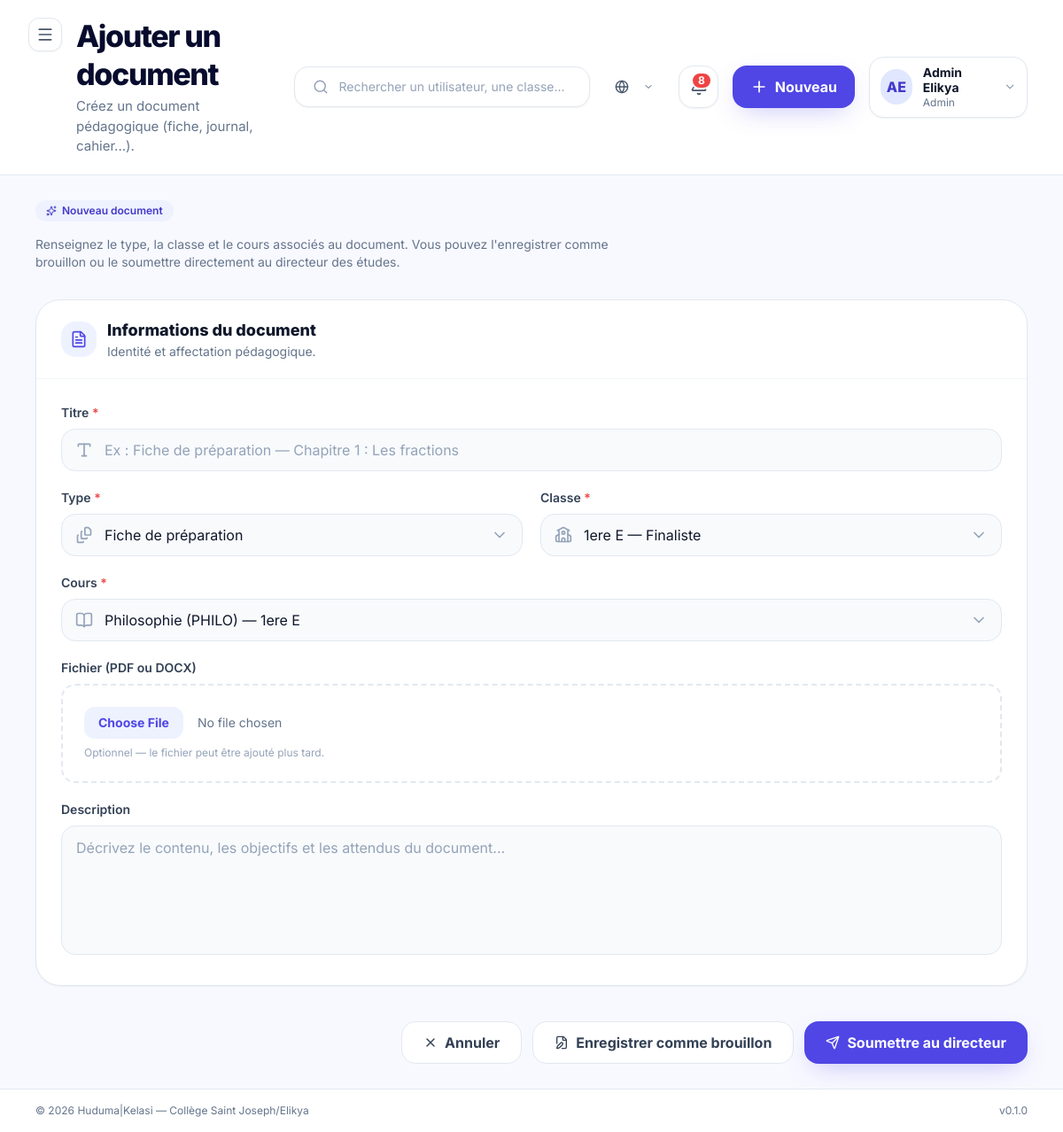
/pedagogy/ajouter/ (signed in), run on the app's committed database.
### apps/accounts/models.py (models this page shows, shortened)
class User(AbstractBaseUser, PermissionsMixin, BaseModel):
    email = models.EmailField(
        unique=True,
        verbose_name=_("Email"),
        help_text=_("Adresse email utilisée comme identifiant de connexion."),
    )
    first_name = models.CharField(
        max_length=80,
        verbose_name=_("Prénom"),
    )
    last_name = models.CharField(
        max_length=80,
        verbose_name=_("Nom"),
    )
    role = models.CharField(
        max_length=30,
        choices=UserRole.choices,
        default=UserRole.ELEVE,
        verbose_name=_("Rôle"),
        help_text=_("Rôle de l'utilisateur dans la plateforme."),
    )
    phone = models.CharField(
        max_length=30,
        blank=True,
        default="",
        verbose_name=_("Téléphone"),
    )
    avatar = models.ImageField(
        upload_to="avatars/",
        blank=True,
        null=True,
        verbose_name=_("Avatar"),
    )
    is_active = models.BooleanField(
        default=True,
        verbose_name=_("Actif"),
    )
    is_staff = models.BooleanField(
        default=False,
        verbose_name=_("Accès admin Django"),
    )
    date_joined = models.DateTimeField(
        auto_now_add=True,
        verbose_name=_("Date d'inscription"),
    )
    USERNAME_FIELD = "email"
    REQUIRED_FIELDS = ["first_name", "last_name"]
    objects = UserManager()
    class Meta:
        verbose_name = _("Utilisateur")
        verbose_name_plural = _("Utilisateurs")
        ordering = ["last_name", "first_name"]
        indexes = [
            models.Index(fields=["role"]),
            models.Index(fields=["is_active"]),
        ]
    @property
    def full_name(self) -> str:
        return f"{self.first_name} {self.last_name}".strip()
    @property
    def short_label(self) -> str:
        return ROLE_SHORT_LABELS.get(self.role, self.role)
    @property
    def initials(self) -> str:
        first = (self.first_name or "").strip()
        last = (self.last_name or "").strip()
        if first and last:
            return f"{first[0]}{last[0]}".upper()
        if first:
            return first[0].upper()
        if self.email:
            return self.email[0].upper()
        return "?"

### apps/pedagogy/views.py (the view, shortened to what this page needs)
# urls.py: path("ajouter/", DocumentCreateView.as_view(), name="document_add"),
class DocumentCreateView(RoleRequiredMixin, View):
    allowed_roles = [UserRole.ADMIN, UserRole.ENSEIGNANT]
    template_name = "pages/admin/documents/ajouter.html"
    def get(self, request):
        user = self.request.user
        if user.role == UserRole.ENSEIGNANT:
            classes = Classe.objects.filter(titulaire=user)
            cours_list = Cours.objects.filter(enseignant=user)
        else:
            classes = Classe.objects.all()
            cours_list = Cours.objects.select_related("classe").all()
        ctx = {
            "page_title": "Ajouter un document",
            "page_subtitle": "Créez un document pédagogique (fiche, journal, cahier...).",
            "classes": classes,
            "cours_list": cours_list,
            "type_choices": DocumentPedagogique.Type.choices,
        }
        return render(request, self.template_name, ctx)

### apps/core/context_processors.py (called while the page is built)
def _get_unread_count(user):
    try:
        from apps.notifications.models import Notification
        return Notification.objects.filter(destinataire=user, lu=False).count()
    except Exception:
        return 0

### apps/core/managers.py (called while the page is built)
    def get_queryset(self):
        return super().get_queryset().filter(deleted_at__isnull=True)

### apps/core/mixins.py (called while the page is built)
    def dispatch(self, request, *args, **kwargs):
        user = request.user
        if not user.is_authenticated:
            return self.handle_no_permission()
        if self.allowed_roles and user.role not in self.allowed_roles:
            raise PermissionDenied(
                "Votre rôle ne vous permet pas d'accéder à cette page."
            )
        return super().dispatch(request, *args, **kwargs)

### templates/pages/admin/documents/ajouter.html (shortened to what this page needs)
{% extends "layouts/dashboard.html" %}
{% load huduma_tags %}
{% load static %}
{% block content %}
  <section class="mb-8">
    <span class="inline-flex items-center gap-1.5 px-3 py-1 rounded-full bg-indigo-50 text-indigo-700 font-semibold text-xs mb-4">
      <i data-lucide="sparkles" class="w-3 h-3"></i>
      {% if doc %}Modifier le document{% else %}Nouveau document{% endif %}
    </span>
    <p class="text-sm text-slate-500 max-w-2xl">
      Renseignez le type, la classe et le cours associés au document.
      Vous pouvez l'enregistrer comme brouillon ou le soumettre directement au directeur des études.
    </p>
  </section>
  <form method="post" {% if doc %}action="{% url 'pedagogy:document_edit' doc.pk %}"{% else %}action="{% url 'pedagogy:document_add' %}"{% endif %} enctype="multipart/form-data" class="space-y-8">
    <section class="bg-white border border-slate-200 rounded-[28px] shadow-sm overflow-hidden">
      <div class="px-7 py-5 border-b border-slate-100 flex items-center gap-3">
        <div class="w-10 h-10 rounded-2xl bg-indigo-50 flex items-center justify-center">
          <i data-lucide="file-text" class="w-5 h-5 text-indigo-600"></i>
        </div>
        <div>
          <h3 class="text-lg font-extrabold text-slate-900">Informations du document</h3>
          <p class="text-sm text-slate-500">Identité et affectation pédagogique.</p>
        </div>
      </div>
      <div class="p-7 grid grid-cols-1 md:grid-cols-2 gap-5">
        <div class="md:col-span-2">
          <label for="titre" class="block text-sm font-semibold text-slate-700 mb-2">
            Titre <span class="text-red-500">*</span>
          </label>
          <div class="relative">
            <input type="text" name="titre" id="titre" required
              value="{% if doc %}{{ doc.titre }}{% endif %}"
              placeholder="Ex : Fiche de préparation — Chapitre 1 : Les fractions"
              class="w-full h-12 pl-12 pr-4 rounded-2xl border border-slate-200 bg-slate-50 focus:bg-white focus:border-indigo-500 focus:ring-4 focus:ring-indigo-100 outline-none transition-all text-slate-900 placeholder:text-slate-400">
          </div>
        </div>
        <div>
          <label for="type" class="block text-sm font-semibold text-slate-700 mb-2">
            Type <span class="text-red-500">*</span>
          </label>
          <div class="relative">
            <select name="type" id="type" required
              class="w-full h-12 pl-12 pr-10 rounded-2xl border border-slate-200 bg-slate-50 focus:bg-white focus:border-indigo-500 focus:ring-4 focus:ring-indigo-100 outline-none transition-all text-slate-900 appearance-none cursor-pointer">
              {% for value, label in type_choices %}
                <option value="{{ value }}" {% if doc and doc.type == value %}selected{% endif %}>{{ label }}</option>
              {% endfor %}
            </select>
          </div>
        </div>
        <div>
          <label for="classe" class="block text-sm font-semibold text-slate-700 mb-2">
            Classe <span class="text-red-500">*</span>
          </label>
          <div class="relative">
            <select name="classe" id="classe" required
              class="w-full h-12 pl-12 pr-10 rounded-2xl border border-slate-200 bg-slate-50 focus:bg-white focus:border-indigo-500 focus:ring-4 focus:ring-indigo-100 outline-none transition-all text-slate-900 appearance-none cursor-pointer">
              {% for classe in classes %}
                <option value="{{ classe.pk }}" {% if doc and doc.classe_id == classe.pk %}selected{% endif %}>{{ classe.nom }} — {{ classe.get_niveau_display }}</option>
              {% endfor %}
            </select>
          </div>
        </div>
        <div class="md:col-span-2">
          <label for="cours" class="block text-sm font-semibold text-slate-700 mb-2">
            Cours <span class="text-red-500">*</span>
          </label>
          <div class="relative">
            <select name="cours" id="cours" required
              class="w-full h-12 pl-12 pr-10 rounded-2xl border border-slate-200 bg-slate-50 focus:bg-white focus:border-indigo-500 focus:ring-4 focus:ring-indigo-100 outline-none transition-all text-slate-900 appearance-none cursor-pointer">
              {% for cours in cours_list %}
                <option value="{{ cours.pk }}" {% if doc and doc.cours_id == cours.pk %}selected{% endif %}>{{ cours.nom }} ({{ cours.code }}) — {{ cours.classe.nom }}</option>
              {% endfor %}
            </select>
          </div>
        </div>
        <div class="md:col-span-2">
          <label for="fichier" class="block text-sm font-semibold text-slate-700 mb-2">
            Fichier (PDF ou DOCX)
          </label>
          <div class="relative border-2 border-dashed border-slate-200 rounded-2xl p-6 hover:border-indigo-300 transition-colors">
            <input type="file" name="fichier" id="fichier" accept=".pdf,.docx,.doc"
              class="w-full text-sm text-slate-500 file:mr-4 file:py-2 file:px-4 file:rounded-xl file:border-0 file:bg-indigo-50 file:text-indigo-600 file:font-bold file:cursor-pointer hover:file:bg-indigo-100">
            {% if doc.fichier %}
              <div class="mt-3 flex items-center gap-2 text-sm text-slate-600">
                <i data-lucide="file-check" class="w-4 h-4 text-emerald-500"></i>
                Fichier actuel : <a href="{{ doc.fichier.url }}" target="_blank" class="text-indigo-600 font-semibold hover:underline">{{ doc.fichier.name|slice:"30:" }}</a>
                <span class="text-slate-400">(laisser vide pour conserver)</span>
              </div>
            {% else %}
              <p class="mt-2 text-xs text-slate-400">Optionnel — le fichier peut être ajouté plus tard.</p>
            {% endif %}
          </div>
        </div>
        <div class="md:col-span-2">
          <label for="description" class="block text-sm font-semibold text-slate-700 mb-2">
            Description
          </label>
          <textarea name="description" id="description" rows="5"
            placeholder="Décrivez le contenu, les objectifs et les attendus du document..."
            class="w-full px-4 py-3 rounded-2xl border border-slate-200 bg-slate-50 focus:bg-white focus:border-indigo-500 focus:ring-4 focus:ring-indigo-100 outline-none transition-all text-slate-900 placeholder:text-slate-400 resize-none">{% if doc %}{{ doc.description }}{% endif %}</textarea>
        </div>
      </div>
    </section>
    <div class="flex flex-col-reverse sm:flex-row items-center justify-end gap-3 pt-2">
      <a href="{% url 'pedagogy:document_list' %}"
         class="w-full sm:w-auto h-12 px-6 rounded-2xl border border-slate-200 bg-white text-slate-700 font-bold hover:bg-slate-50 transition-colors flex items-center justify-center gap-2">
        <i data-lucide="x" class="w-4 h-4"></i>
        Annuler
      </a>
      <button type="submit" name="action" value="save_draft"
        class="w-full sm:w-auto h-12 px-6 rounded-2xl border border-slate-200 bg-white text-slate-700 font-bold hover:bg-slate-50 transition-colors flex items-center justify-center gap-2">
        <i data-lucide="file-edit" class="w-4 h-4"></i>
        Enregistrer comme brouillon
      </button>
      <button type="submit" name="action" value="submit"
        class="w-full sm:w-auto h-12 px-6 rounded-2xl bg-indigo-600 text-white font-bold shadow-indigo-glow hover:bg-indigo-700 transition-colors flex items-center justify-center gap-2">
        <i data-lucide="send" class="w-4 h-4"></i>
        Soumettre au directeur
      </button>
    </div>
  </form>
{% endblock %}

### templates/partials/navbar.html (shortened to what this page needs)
<div class="flex flex-col lg:flex-row lg:items-center justify-between gap-6 w-full">
  <div class="flex items-start gap-4">
    <button
      @click="sidebarOpen = !sidebarOpen"
      class="xl:hidden p-2 -ml-2 rounded-xl bg-white border border-slate-200 text-slate-600 hover:bg-slate-50 shadow-sm"
      aria-label="Basculer la sidebar"
    >
      <i data-lucide="menu" class="w-5 h-5"></i>
    </button>
    <div>
      <h2 class="text-[26px] lg:text-[34px] font-extrabold tracking-[-0.04em] text-kelasi-ink leading-tight">
        {% block navbar_title %}{{ page_title|default:"Tableau de bord" }}{% endblock %}
      </h2>
      {% if page_subtitle %}
        <p class="mt-1 text-slate-500 text-[14px] lg:text-[15px]">{{ page_subtitle }}</p>
      {% endif %}
    </div>
  </div>
  <div class="flex items-center gap-4">
    <div class="hidden md:flex items-center gap-3 w-[300px] lg:w-[360px] bg-white border border-slate-200 rounded-2xl px-5 py-3 shadow-sm">
      <i data-lucide="search" class="w-5 h-5 text-slate-400"></i>
      <input
        type="text"
        placeholder="Rechercher un utilisateur, une classe..."
        class="w-full outline-none text-sm bg-transparent text-slate-700 placeholder:text-slate-400"
      >
    </div>
    {% include "partials/language_switcher.html" %}
    <a
      href="{% url 'notifications:list' %}"
      class="relative w-12 h-12 rounded-2xl bg-white border border-slate-200 flex items-center justify-center shadow-sm hover:bg-slate-50"
      title="Notifications"
    >
      {% if unread_notifications_count > 0 %}
        <span class="absolute top-1.5 right-1.5 min-w-[20px] h-5 px-1.5 bg-red-500 text-white text-xs font-bold rounded-full flex items-center justify-center border-2 border-white">
          {{ unread_notifications_count }}
        </span>
      {% endif %}
    </a>
    {% if current_user_role == 'admin' %}
      <button class="hidden sm:flex bg-indigo-600 text-white px-5 py-3 rounded-2xl font-bold items-center gap-2 shadow-indigo-glow hover:bg-indigo-700 transition-colors">
        <i data-lucide="plus" class="w-5 h-5"></i>
        Nouveau
      </button>
    {% endif %}
    <div class="relative" x-data="{ userMenuOpen: false }">
      <button
        @click="userMenuOpen = !userMenuOpen"
        class="flex items-center gap-3 bg-white border border-slate-200 rounded-2xl px-3 py-2 shadow-sm hover:bg-slate-50"
      >
        <span class="w-10 h-10 rounded-full bg-indigo-100 text-indigo-700 flex items-center justify-center font-extrabold">
          {{ request.user.initials }}
        </span>
        <div class="hidden lg:block text-left">
          <p class="text-sm font-bold text-slate-900 leading-tight">{{ request.user.full_name }}</p>
          <p class="text-xs text-slate-500">{{ request.user.short_label }}</p>
        </div>
        <i data-lucide="chevron-down" class="w-4 h-4 text-slate-400 hidden lg:block"></i>
      </button>
    </div>
  </div>
</div>

### templates/layouts/base.html (style rules this page uses)
body { font-family: 'Inter', system-ui, sans-serif; }

### data on the page
User: user.initials "AE", user.full_name "Admin Elikya", user.short_label "Admin"

### other printed values
{{ page_title|default:"Tableau de bord" }} "Ajouter un document"
{{ page_subtitle }} "Créez un document pédagogique (fiche, journal, cahier...)."
{{ unread_notifications_count }} "8"
{{ HUDUMA_NAME }} "Huduma"
{{ HUDUMA_VERSION }} "0.1.0"
form field type "Fiche de préparation"
form field classe "1ere E — Finaliste"
form field cours "Philosophie (PHILO) — 1ere E"
